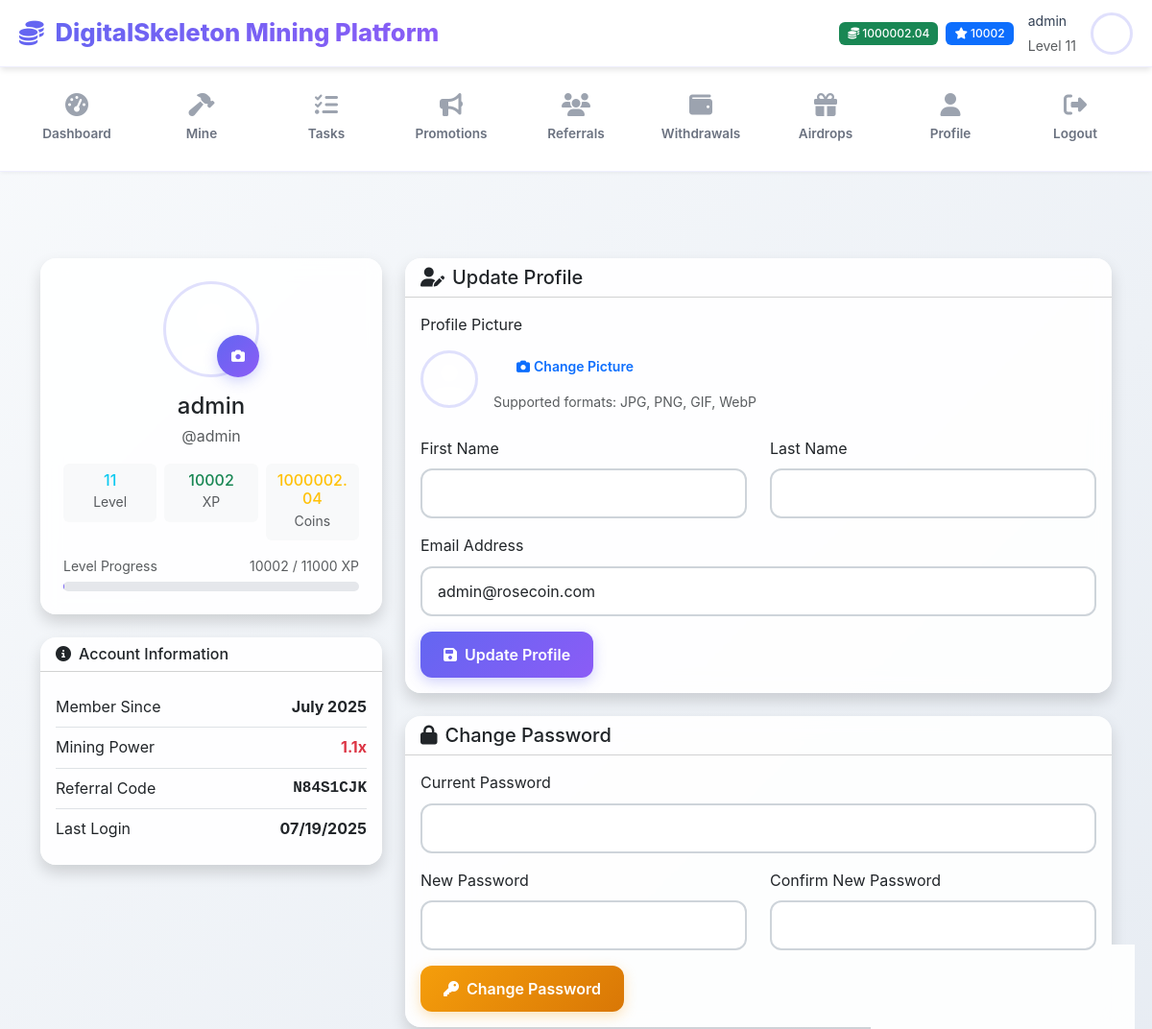
The app's page /profile (signed in, upper part), older data.
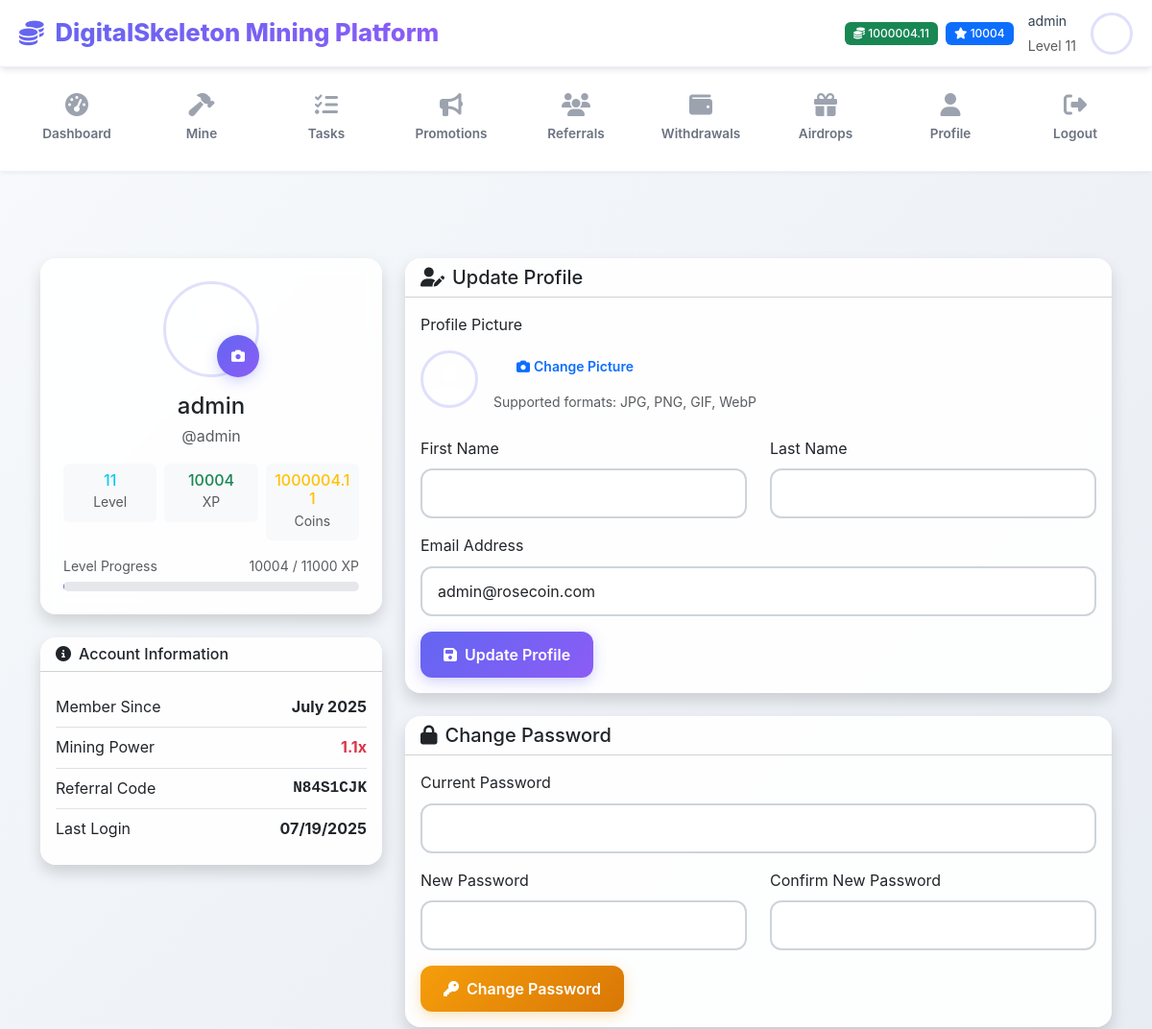
The same page, newer data.
### models/user.py (models this page shows, shortened)
class User(UserMixin, db.Model):
    id = db.Column(db.Integer, primary_key=True)
    username = db.Column(db.String(64), unique=True, nullable=False)
    email = db.Column(db.String(120), unique=True, nullable=False)
    password_hash = db.Column(db.String(256))
    first_name = db.Column(db.String(64))
    last_name = db.Column(db.String(64))
    balance = db.Column(db.Float, default=0.0)
    xp = db.Column(db.Integer, default=0)
    level = db.Column(db.Integer, default=1)
    mining_power = db.Column(db.Float, default=1.0)
    is_active = db.Column(db.Boolean, default=True)
    is_admin = db.Column(db.Boolean, default=False)
    email_verified = db.Column(db.Boolean, default=True)  # Auto-verified, no verification needed
    created_at = db.Column(db.DateTime, default=datetime.utcnow)
    last_login = db.Column(db.DateTime)
    last_mining = db.Column(db.DateTime)
    daily_mission_date = db.Column(db.Date)
    daily_missions_completed = db.Column(db.Integer, default=0)
    referral_code = db.Column(db.String(16), unique=True)
    referred_by = db.Column(db.Integer, db.ForeignKey('user.id'))
    wallet_address = db.Column(db.String(200))
    wallet_type = db.Column(db.String(50))  # 'paypal', 'bank', 'crypto'
    profile_image = db.Column(db.String(255))  # path to profile image
    mining_sessions = db.relationship('MiningSession', backref='user', lazy='dynamic')
    task_completions = db.relationship('TaskCompletion', foreign_keys='TaskCompletion.user_id', backref='user', lazy='dynamic')
    task_reviews = db.relationship('TaskCompletion', foreign_keys='TaskCompletion.reviewed_by', backref='task_reviewer', lazy='dynamic')
    withdrawals = db.relationship('Withdrawal', foreign_keys='Withdrawal.user_id', backref='user', lazy='dynamic')
    withdrawal_reviews = db.relationship('Withdrawal', foreign_keys='Withdrawal.reviewed_by', backref='withdrawal_reviewer', lazy='dynamic')
    airdrop_participations = db.relationship('AirdropParticipation', backref='user', lazy='dynamic')
    def get_profile_image_url(self):
        if self.profile_image:
            if self.profile_image.startswith('default-avatar-'):
                return f"/static/images/{self.profile_image}"
            else:
                return f"/static/uploads/profiles/{self.profile_image}"
        return "/static/images/default-avatar.svg"
    @property
    def profile_image_url(self):
        return self.get_profile_image_url()
    @property
    def xp_for_next_level(self):
        return self.level * 1000
    @property
    def xp_progress(self):
        current_level_xp = (self.level - 1) * 1000
        next_level_xp = self.level * 1000
        progress_xp = self.xp - current_level_xp
        total_xp_needed = next_level_xp - current_level_xp
        return (progress_xp / total_xp_needed) * 100 if total_xp_needed > 0 else 0

### app.py (the view)
@app.route('/profile')
@login_required
def profile():
    return render_template('profile.html')

### app.py (called while the page is built)
@login_manager.user_loader
def load_user(user_id):
    from models.user import User
    return User.query.get(int(user_id))

@app.before_request
def check_maintenance_mode():
    from flask import current_app
    from models.settings import AppSettings
    if request.endpoint and request.endpoint.startswith('static'):
        return
    if request.endpoint in ['auth.login', 'auth.logout']:
        return
    if request.endpoint and request.endpoint.startswith('admin.') and current_user.is_authenticated and current_user.is_admin:
        return
    try:
        settings = AppSettings.get_settings()
        if settings.maintenance_mode:
            if current_user.is_authenticated and current_user.is_admin:
                return
            return render_template('maintenance.html', message=settings.maintenance_message or "Platform under maintenance."), 503
    except Exception as e:
        current_app.logger.error(f"Error checking maintenance mode: {str(e)}")
        return

@app.context_processor
def inject_app_settings():
    from models.settings import AppSettings
    return dict(app_settings=AppSettings.get_settings())

### templates/profile.html (shortened to what the changed rows need)
{% extends "base.html" %}
{% block content %}
<div class="container">
    <div class="row">
        <div class="col-lg-4 mb-4">
            <div class="card border-0 shadow">
                <div class="card-body text-center p-4">
                    <div class="position-relative d-inline-block mb-3">
                        <img src="{{ current_user.profile_image_url }}" alt="Profile Picture"
                             class="rounded-circle" style="width: 100px; height: 100px; object-fit: cover;">
                        <button type="button" class="btn btn-sm btn-primary position-absolute"
                                style="bottom: 0; right: 0; border-radius: 50%; width: 30px; height: 30px; padding: 0;"
                                onclick="document.getElementById('profile-image-input').click()">
                            <i class="fas fa-camera"></i>
                        </button>
                    </div>
                    <h4 class="mb-1">{{ current_user.first_name or current_user.username }}</h4>
                    <p class="text-muted mb-3">@{{ current_user.username }}</p>
                    <div class="row g-2 text-center">
                        <div class="col-4">
                            <div class="bg-light rounded p-2">
                                <h6 class="mb-0 text-info">{{ current_user.level }}</h6>
                                <small class="text-muted">Level</small>
                            </div>
                        </div>
                        <div class="col-4">
                            <div class="bg-light rounded p-2">
                                <h6 class="mb-0 text-success">{{ current_user.xp }}</h6>
                                <small class="text-muted">XP</small>
                            </div>
                        </div>
                        <div class="col-4">
                            <div class="bg-light rounded p-2">
                                <h6 class="mb-0 text-warning">{{ "%.2f"|format(current_user.balance) }}</h6>
                                <small class="text-muted">Coins</small>
                            </div>
                        </div>
                    </div>
                    <div class="mt-3">
                        <div class="d-flex justify-content-between align-items-center mb-1">
                            <small class="text-muted">Level Progress</small>
                            <small class="text-muted">{{ current_user.xp }} / {{ current_user.xp_for_next_level }} XP</small>
                        </div>
                        <div class="progress">
                        </div>
                    </div>
                </div>
            </div>
            <div class="card border-0 shadow mt-4">
                <div class="card-body">
                    <div class="d-flex justify-content-between align-items-center py-2 border-bottom">
                        <span>Member Since</span>
                        <span class="fw-bold">{{ current_user.created_at.strftime('%B %Y') }}</span>
                    </div>
                    <div class="d-flex justify-content-between align-items-center py-2 border-bottom">
                        <span>Mining Power</span>
                        <span class="fw-bold text-danger">{{ "%.1f"|format(current_user.mining_power) }}x</span>
                    </div>
                    <div class="d-flex justify-content-between align-items-center py-2 border-bottom">
                        <span>Referral Code</span>
                        <span class="fw-bold font-monospace">{{ current_user.referral_code }}</span>
                    </div>
                    <div class="d-flex justify-content-between align-items-center py-2">
                        <span>Last Login</span>
                        <span class="fw-bold">
                            {% if current_user.last_login %}
                            {{ current_user.last_login.strftime('%m/%d/%Y') }}
                            {% else %}
                            First time
                            {% endif %}
                        </span>
                    </div>
                </div>
            </div>
        </div>
        <div class="col-lg-8">
            <div class="card border-0 shadow mb-4">
                <div class="card-body">
                    <form method="POST" action="{{ url_for('auth.update_profile') }}" enctype="multipart/form-data">
                        <div class="mb-4">
                            <div class="d-flex align-items-center">
                                <img id="image-preview" src="{{ current_user.profile_image_url }}"
                                     alt="Profile Picture" class="rounded-circle me-3"
                                     style="width: 60px; height: 60px; object-fit: cover;">
                                <div>
                                    <button type="button" class="btn btn-outline-primary btn-sm"
                                            onclick="document.getElementById('profile-image-input').click()">
                                    </button>
                                    <small class="text-muted d-block mt-1">
                                    </small>
                                </div>
                            </div>
                        </div>
                        <div class="mb-3">
                            <label for="email" class="form-label">Email Address</label>
                            <input type="email" class="form-control" id="email" name="email"
                                   value="{{ current_user.email }}" required>
                        </div>
                    </form>
                </div>
            </div>
        </div>
    </div>
</div>
{% endblock %}

### templates/base.html (shortened to what this page needs)
<!DOCTYPE html>
<html lang="en" data-bs-theme="light">
<head>
    <link href="https://cdn.jsdelivr.net/npm/bootstrap@5.3.0/dist/css/bootstrap.min.css" rel="stylesheet">
    <link rel="stylesheet" href="https://cdnjs.cloudflare.com/ajax/libs/font-awesome/6.4.0/css/all.min.css">
    <link rel="stylesheet" href="{{ url_for('static', filename='css/style.css') }}">
</head>
<body>
    <header class="app-header">
        <a href="{{ url_for('index') }}" class="brand">
            <i class="fas fa-coins"></i>
            {{ app_settings.app_name }}
        </a>
        {% if current_user.is_authenticated %}
        <div class="user-info">
            <div class="d-flex align-items-center gap-2">
                <span class="badge bg-success">
                    <i class="fas fa-coins"></i> {{ "%.2f"|format(current_user.balance) }}
                </span>
                <span class="badge bg-primary">
                    <i class="fas fa-star"></i> {{ current_user.xp }}
                </span>
            </div>
            <div class="username d-none d-md-block">
                <small>{{ current_user.username }}</small><br>
                <small class="text-muted">Level {{ current_user.level }}</small>
            </div>
            <img src="{{ current_user.profile_image_url }}"
                 alt="Profile" class="user-avatar">
        </div>
        {% endif %}
    </header>
    {% if current_user.is_authenticated %}
    <nav class="user-nav">
        <div class="user-nav-grid">
            <a class="user-nav-item" href="{{ url_for('dashboard') }}">
                <i class="fas fa-tachometer-alt"></i>
                <span>Dashboard</span>
            </a>
            <a class="user-nav-item" href="{{ url_for('mining.mining_page') }}">
                <i class="fas fa-hammer"></i>
                <span>Mine</span>
            </a>
            <a class="user-nav-item" href="{{ url_for('tasks.tasks_page') }}">
                <i class="fas fa-tasks"></i>
                <span>Tasks</span>
            </a>
            <a class="user-nav-item" href="{{ url_for('promotions.promotions_dashboard') }}">
                <i class="fas fa-bullhorn"></i>
                <span>Promotions</span>
            </a>
            <a class="user-nav-item" href="{{ url_for('referrals') }}">
                <i class="fas fa-users"></i>
                <span>Referrals</span>
            </a>
            <a class="user-nav-item" href="{{ url_for('withdrawals') }}">
                <i class="fas fa-wallet"></i>
                <span>Withdrawals</span>
            </a>
            <a class="user-nav-item" href="{{ url_for('airdrops') }}">
                <i class="fas fa-gift"></i>
                <span>Airdrops</span>
            </a>
            <a class="user-nav-item" href="{{ url_for('profile') }}">
                <i class="fas fa-user"></i>
                <span>Profile</span>
            </a>
            <a class="user-nav-item" href="{{ url_for('auth.logout') }}">
                <i class="fas fa-sign-out-alt"></i>
                <span>Logout</span>
            </a>
        </div>
    </nav>
    {% endif %}
    <main class="main-content">
        <div class="container-fluid">
            {% block content %}{% endblock %}
        </div>
    </main>
</body>
</html>

Row changes from the older to the newer data that the page shows:
changed User "admin": balance "1000002.04" → "1000004.11"; xp "10002" → "10004"
